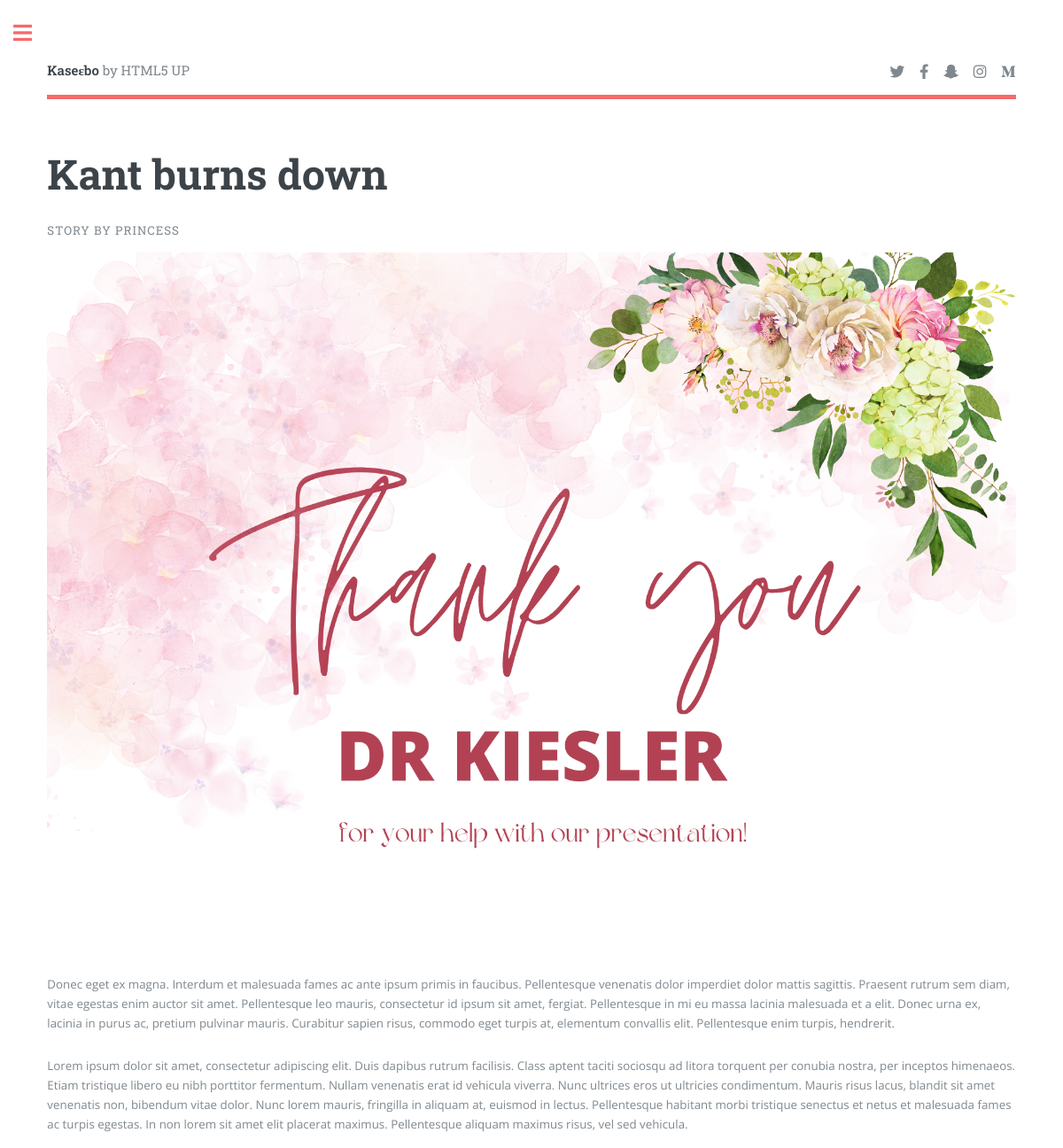
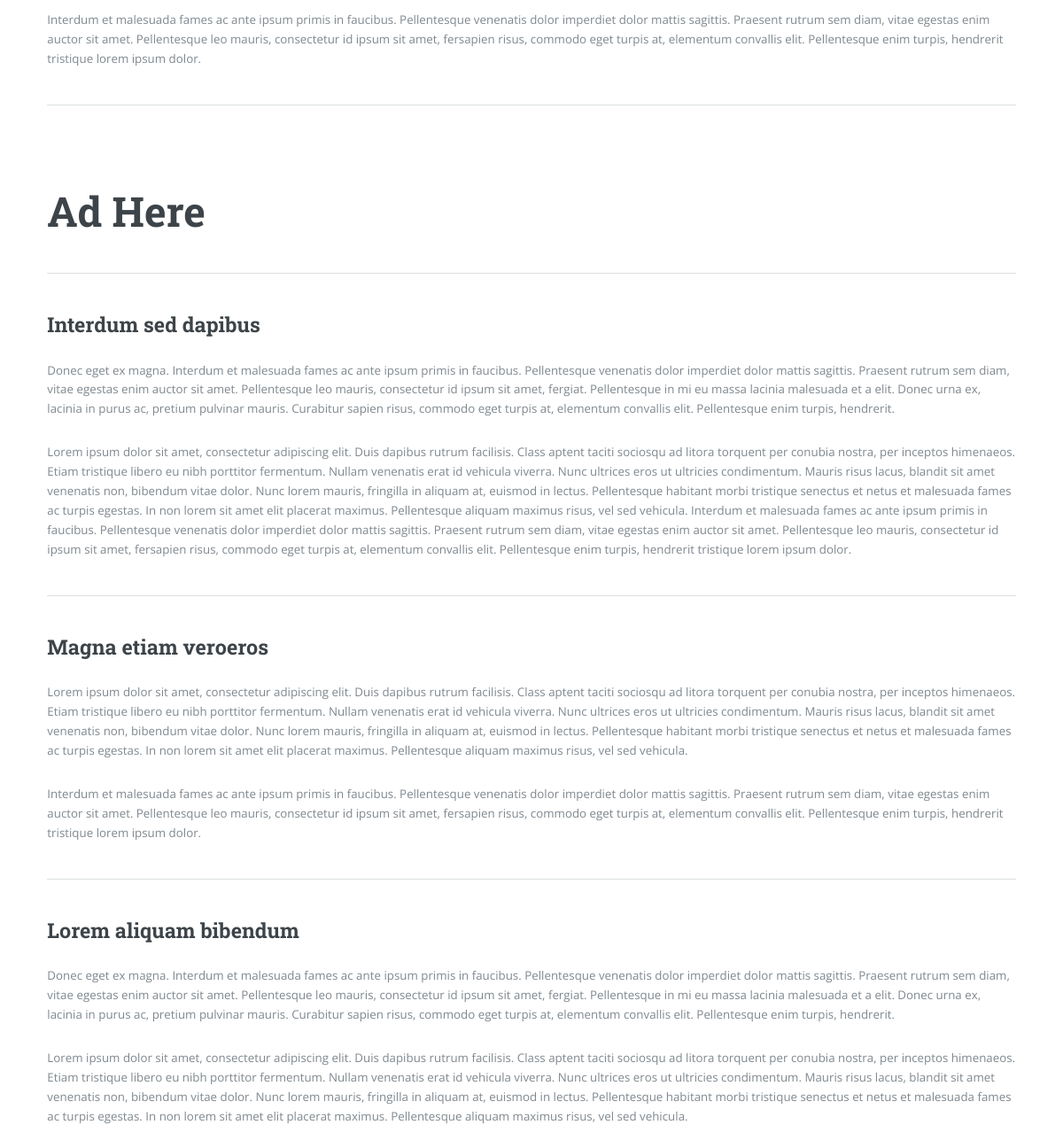
Screenshot of /view/story.php?id=1 (signed in) with the database file from the repository (2 pictures, top to bottom).
### tables this page shows
CREATE TABLE `article` (
  `article_id` int(12) NOT NULL,
  `article_title` varchar(250) NOT NULL,
  `article_image` varchar(500) NOT NULL,
  `article_text` varchar(5000) NOT NULL,
  `category` varchar(100) NOT NULL,
  `writer_id` int(140) NOT NULL
);

CREATE TABLE `customer` (
  `customer_id` int(11) NOT NULL,
  `customer_name` varchar(100) NOT NULL,
  `customer_email` varchar(50) NOT NULL,
  `customer_pass` varchar(150) NOT NULL,
  `customer_class` int(4) NOT NULL,
  `customer_contact` varchar(15) NOT NULL,
  `user_role` int(11) DEFAULT 2
);

### database/connection.php (called while the page is built, shortened)
<?php
class Connection{
    public $db = null;
    public $results = null;
    function connection(){
        $this->db = mysqli_connect(SERVER, USER, PASSWORD, DATABASE);
        return true;
    }
    function query($query){
        $this->results = mysqli_query($this->db, $query);
        return true;
    }
    function fetchOne($query){
        if($this->query($query)) {
            return mysqli_fetch_assoc($this->results);
        }
        return false;
    }
}
?>

### controllers/new_article_controller.php (called while the page is built, shortened)
<?php
require_once '../classes/new_article_class.php';
function select_one_article_controller($id){
    $article = new NewArticle();
    return $article->select_one_article($id);
}
function select_article_writer_controller($writer_id){
    $article = new NewArticle();
    return $article->select_article_writer($writer_id);
}

### classes/new_article_class.php (called while the page is built, shortened)
<?php
class NewArticle extends Order{
    function select_one_article($id){
        return $this->fetchOne("select * from article where article_id='$id'");
    }
    function select_article_writer($writer_id){
        return $this->fetchOne("SELECT customer_name from customer where customer_id='$writer_id'");
    }
}
?>

### view/story.php (the view, shortened to what this page needs)
<!DOCTYPE html>
<?php
     require_once '../controllers/new_article_controller.php';
    $article_id = $_GET['id'];
    $article = select_one_article_controller($article_id);
    $author = select_article_writer_controller($article['writer_id'])['customer_name'];
?>
<html>
  <head>
    <link rel="stylesheet" href="../assets/css/main.css" />
  </head>
  <body class="is-preload">
    <div id="wrapper">
      <div id="main">
        <div class="inner">
          <?php
          require_once '../classes/header.php';
          $header = new Header();
          echo $header->get_html();
        ?>
          <section>
            <header class="main">
              <h1><?php echo $article['article_title'] ?></h1>
              <p>Story by <?php echo $author ?></p>
            </header>
            <span class="image main"
              ><img src="../images/article_images/<?php echo $article['article_image'] ?>" alt=""
            /></span>
            <p>
              Donec eget ex magna. Interdum et malesuada fames ac ante ipsum
              primis in faucibus. Pellentesque venenatis dolor imperdiet dolor
              mattis sagittis. Praesent rutrum sem diam, vitae egestas enim
              auctor sit amet. Pellentesque leo mauris, consectetur id ipsum sit
              amet, fergiat. Pellentesque in mi eu massa lacinia malesuada et a
              elit. Donec urna ex, lacinia in purus ac, pretium pulvinar mauris.
              Curabitur sapien risus, commodo eget turpis at, elementum
              convallis elit. Pellentesque enim turpis, hendrerit.
            </p>
            <p>
              Lorem ipsum dolor sit amet, consectetur adipiscing elit. Duis
              dapibus rutrum facilisis. Class aptent taciti sociosqu ad litora
              torquent per conubia nostra, per inceptos himenaeos. Etiam
              tristique libero eu nibh porttitor fermentum. Nullam venenatis
              erat id vehicula viverra. Nunc ultrices eros ut ultricies
              condimentum. Mauris risus lacus, blandit sit amet venenatis non,
              bibendum vitae dolor. Nunc lorem mauris, fringilla in aliquam at,
              euismod in lectus. Pellentesque habitant morbi tristique senectus
              et netus et malesuada fames ac turpis egestas. In non lorem sit
              amet elit placerat maximus. Pellentesque aliquam maximus risus,
              vel sed vehicula.
            </p>
            <p>
              Interdum et malesuada fames ac ante ipsum primis in faucibus.
              Pellentesque venenatis dolor imperdiet dolor mattis sagittis.
              Praesent rutrum sem diam, vitae egestas enim auctor sit amet.
              Pellentesque leo mauris, consectetur id ipsum sit amet, fersapien
              risus, commodo eget turpis at, elementum convallis elit.
              Pellentesque enim turpis, hendrerit tristique lorem ipsum dolor.
            </p>
            <hr class="major" />
            <p>
              <span class="image"> <h1>Ad Here</h1> </span>
            </p>
            <hr class="major" />
            <h2>Interdum sed dapibus</h2>
            <p>
              Donec eget ex magna. Interdum et malesuada fames ac ante ipsum
              primis in faucibus. Pellentesque venenatis dolor imperdiet dolor
              mattis sagittis. Praesent rutrum sem diam, vitae egestas enim
              auctor sit amet. Pellentesque leo mauris, consectetur id ipsum sit
              amet, fergiat. Pellentesque in mi eu massa lacinia malesuada et a
              elit. Donec urna ex, lacinia in purus ac, pretium pulvinar mauris.
              Curabitur sapien risus, commodo eget turpis at, elementum
              convallis elit. Pellentesque enim turpis, hendrerit.
            </p>
            <p>
              Lorem ipsum dolor sit amet, consectetur adipiscing elit. Duis
              dapibus rutrum facilisis. Class aptent taciti sociosqu ad litora
              torquent per conubia nostra, per inceptos himenaeos. Etiam
              tristique libero eu nibh porttitor fermentum. Nullam venenatis
              erat id vehicula viverra. Nunc ultrices eros ut ultricies
              condimentum. Mauris risus lacus, blandit sit amet venenatis non,
              bibendum vitae dolor. Nunc lorem mauris, fringilla in aliquam at,
              euismod in lectus. Pellentesque habitant morbi tristique senectus
              et netus et malesuada fames ac turpis egestas. In non lorem sit
              amet elit placerat maximus. Pellentesque aliquam maximus risus,
              vel sed vehicula. Interdum et malesuada fames ac ante ipsum primis
              in faucibus. Pellentesque venenatis dolor imperdiet dolor mattis
              sagittis. Praesent rutrum sem diam, vitae egestas enim auctor sit
              amet. Pellentesque leo mauris, consectetur id ipsum sit amet,
              fersapien risus, commodo eget turpis at, elementum convallis elit.
              Pellentesque enim turpis, hendrerit tristique lorem ipsum dolor.
            </p>
            <hr class="major" />
            <h2>Magna etiam veroeros</h2>
            <p>
              Lorem ipsum dolor sit amet, consectetur adipiscing elit. Duis
              dapibus rutrum facilisis. Class aptent taciti sociosqu ad litora
              torquent per conubia nostra, per inceptos himenaeos. Etiam
              tristique libero eu nibh porttitor fermentum. Nullam venenatis
              erat id vehicula viverra. Nunc ultrices eros ut ultricies
              condimentum. Mauris risus lacus, blandit sit amet venenatis non,
              bibendum vitae dolor. Nunc lorem mauris, fringilla in aliquam at,
              euismod in lectus. Pellentesque habitant morbi tristique senectus
              et netus et malesuada fames ac turpis egestas. In non lorem sit
              amet elit placerat maximus. Pellentesque aliquam maximus risus,
              vel sed vehicula.
            </p>
            <p>
              Interdum et malesuada fames ac ante ipsum primis in faucibus.
              Pellentesque venenatis dolor imperdiet dolor mattis sagittis.
              Praesent rutrum sem diam, vitae egestas enim auctor sit amet.
              Pellentesque leo mauris, consectetur id ipsum sit amet, fersapien
              risus, commodo eget turpis at, elementum convallis elit.
              Pellentesque enim turpis, hendrerit tristique lorem ipsum dolor.
            </p>
            <hr class="major" />
            <h2>Lorem aliquam bibendum</h2>
            <p>
              Donec eget ex magna. Interdum et malesuada fames ac ante ipsum
              primis in faucibus. Pellentesque venenatis dolor imperdiet dolor
              mattis sagittis. Praesent rutrum sem diam, vitae egestas enim
              auctor sit amet. Pellentesque leo mauris, consectetur id ipsum sit
              amet, fergiat. Pellentesque in mi eu massa lacinia malesuada et a
              elit. Donec urna ex, lacinia in purus ac, pretium pulvinar mauris.
              Curabitur sapien risus, commodo eget turpis at, elementum
              convallis elit. Pellentesque enim turpis, hendrerit.
            </p>
            <p>
              Lorem ipsum dolor sit amet, consectetur adipiscing elit. Duis
              dapibus rutrum facilisis. Class aptent taciti sociosqu ad litora
              torquent per conubia nostra, per inceptos himenaeos. Etiam
              tristique libero eu nibh porttitor fermentum. Nullam venenatis
              erat id vehicula viverra. Nunc ultrices eros ut ultricies
              condimentum. Mauris risus lacus, blandit sit amet venenatis non,
              bibendum vitae dolor. Nunc lorem mauris, fringilla in aliquam at,
              euismod in lectus. Pellentesque habitant morbi tristique senectus
              et netus et malesuada fames ac turpis egestas. In non lorem sit
              amet elit placerat maximus. Pellentesque aliquam maximus risus,
              vel sed vehicula.
            </p>
          </section>
        </div>
      </div>
    </div>
  </body>
</html>

### assets/css/main.css (style rules this page uses)
html, body, div, span, applet, object, iframe, h1, h2, h3, h4, h5, h6, p, blockquote, pre, a, abbr, acronym, address, big, cite, code, del, dfn, em, img, ins, kbd, q, s, samp, small, strike, strong, sub, sup, tt, var, b, u, i, center, dl, dt, dd, ol, ul, li, fieldset, form, label, legend, table, caption, tbody, tfoot, thead, tr, th, td, article, aside, canvas, details, embed, figure, figcaption, footer, header, hgroup, menu, nav, output, ruby, section, summary, time, mark, audio, video { margin: 0; padding: 0; border: 0; font-size: 100%; font: inherit; vertical-align: baseline; }
article, aside, details, figcaption, figure, footer, header, hgroup, menu, nav, section { display: block; }
body { line-height: 1; }
body { -webkit-text-size-adjust: none; }
body { -ms-overflow-style: scrollbar; }
html { box-sizing: border-box; }
*, *:before, *:after { box-sizing: inherit; }
body { background: #ffffff; }
body, input, select, textarea { color: #7f888f; font-family: "Open Sans", sans-serif; font-size: 13pt; font-weight: 400; line-height: 1.65; }
@media screen and (max-width: 1680px) { body, input, select, textarea { font-size: 11pt; } }
@media screen and (max-width: 1280px) { body, input, select, textarea { font-size: 10pt; } }
p { margin: 0 0 2em 0; }
h1, h2, h3, h4, h5, h6 { color: #3d4449; font-family: "Roboto Slab", serif; font-weight: 700; line-height: 1.5; margin: 0 0 1em 0; }
h1 { font-size: 4em; margin: 0 0 0.5em 0; line-height: 1.3; }
h2 { font-size: 1.75em; }
@media screen and (max-width: 1680px) { h1 { font-size: 3.5em; } }
hr { border: 0; border-bottom: solid 1px rgba(210, 215, 217, 0.75); margin: 2em 0; }
hr.major { margin: 3em 0; }
header p { font-family: "Roboto Slab", serif; font-size: 1em; font-weight: 400; letter-spacing: 0.075em; margin-top: -0.5em; text-transform: uppercase; }
header.main > :last-child { margin: 0 0 1em 0; }
.image { border-radius: 0.375em; border: 0; display: inline-block; position: relative; }
.image img { border-radius: 0.375em; display: block; }
.image.main { display: block; margin: 0 0 3em 0; width: 100%; }
.image.main img { width: 100%; }
#wrapper { display: -moz-flex; display: -webkit-flex; display: -ms-flex; display: flex; -moz-flex-direction: row-reverse; -webkit-flex-direction: row-reverse; -ms-flex-direction: row-reverse; flex-direction: row-reverse; min-height: 100vh; }
#main { -moz-flex-grow: 1; -webkit-flex-grow: 1; -ms-flex-grow: 1; flex-grow: 1; -moz-flex-shrink: 1; -webkit-flex-shrink: 1; -ms-flex-shrink: 1; flex-shrink: 1; width: 100%; }
#main > .inner { padding: 0 6em 0.1em 6em ; margin: 0 auto; max-width: 110em; }
#main > .inner > section { padding: 6em 0 4em 0 ; border-top: solid 2px rgba(210, 215, 217, 0.75); }
#main > .inner > section:first-of-type { border-top: 0 !important; }
@media screen and (max-width: 1680px) { #main > .inner { padding: 0 5em 0.1em 5em ; } }
@media screen and (max-width: 1680px) { #main > .inner > section { padding: 5em 0 3em 0 ; } }
@media screen and (max-width: 1280px) { #main > .inner { padding: 0 4em 0.1em 4em ; } }
@media screen and (max-width: 1280px) { #main > .inner > section { padding: 4em 0 2em 0 ; } }

### rows the page displays
article: article_title "Kant burns down", writer.customer_name "PRINCESS", article_image (picture)
